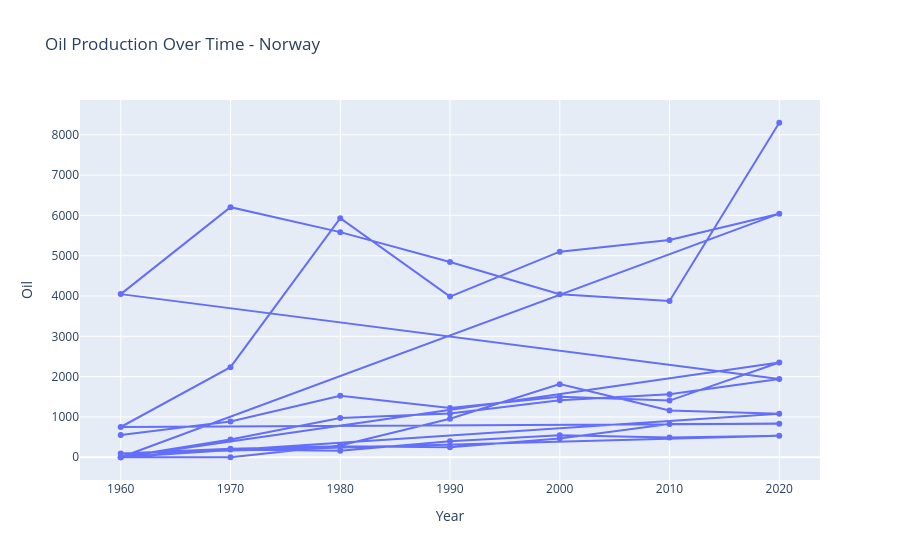

This figure's notebook cell:
### Code cell
df_norway = df_resume[df_resume["Entity"] == "Norway"]

fig = px.line(
    df_resume,
    x="Year",
    y="Oil",
    markers=True,  # 👈 esto agrega los puntos
    title="Oil Production Over Time - Norway"
)

fig.show()

### Figure 1 — Plotly figure (JSON) as saved in the notebook; plotly's stock layout.template omitted (floating-point values rounded to 4 significant figures)
{"data": [{"hovertemplate": "Year=%{x}<br>Oil=%{y}<extra></extra>", "legendgroup": "", "line": {"color": "#636efa", "dash": "solid"}, "marker": {"symbol": "circle"}, "mode": "lines+markers", "name": "", "orientation": "v", "showlegend": false, "type": "scatter", "x": [1960, 1970, 1980, 1990, 2000, 2010, 2020, 1960, 1970, 1980, 1990, 2000, 2010, 2020, 1960, 1970, 1980, 1990, 2000, 2010, 2020, 1960, 1970, 1980, 1990, 2000, 2010, 2020, 1960, 1970, 1980, 1990, 2000, 2010, 2020, 1960, 1970, 1980, 1990, 2000, 2010, 2020, 1960, 1970, 1980, 1990, 2000, 2010, 2020], "xaxis": "x", "y": [552.0, 887.4, 1524.0, 1225.0, 1498.0, 1405.0, 2350.0, 0, 0, 291.3, 955.3, 1814.0, 1158.0, 1077.0, 0, 191.2, 164.2, 398.2, 546.9, 490.8, 536.3, 95.51, 210.3, 275.3, 245.7, 467.3, 824.8, 833.0, 750.4, 2235.0, 5929.0, 3985.0, 5100.0, 5388.0, 6043.0, 0, 439.1, 974.7, 1083.0, 1413.0, 1561.0, 1941.0, 4047.0, 6204.0, 5585.0, 4845.0, 4042.0, 3874.0, 8298.0], "yaxis": "y"}], "layout": {"legend": {"tracegroupgap": 0}, "title": {"text": "Oil Production Over Time - Norway"}, "xaxis": {"anchor": "y", "domain": [0, 1], "title": {"text": "Year"}}, "yaxis": {"anchor": "x", "domain": [0, 1], "title": {"text": "Oil"}}}}
